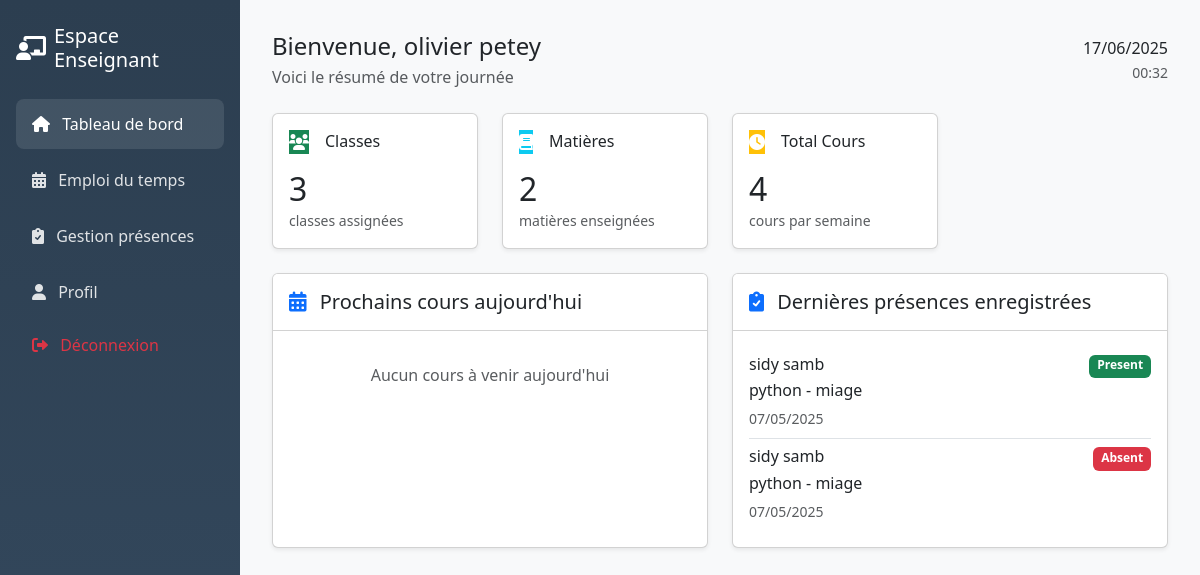
The app's page /enseignant/dashboard.php (signed in) with its own data.
### tables this page shows
CREATE TABLE IF NOT EXISTS `users` (
  `id` int NOT NULL AUTO_INCREMENT,
  `username` varchar(50) NOT NULL,
  `password` varchar(255) NOT NULL,
  `email` varchar(100) NOT NULL,
  `role` enum('admin','enseignant','etudiant') NOT NULL,
  `nom` varchar(50) NOT NULL,
  `prenom` varchar(50) NOT NULL,
  `created_at` timestamp NULL DEFAULT CURRENT_TIMESTAMP,
  `updated_at` timestamp NULL DEFAULT CURRENT_TIMESTAMP ON UPDATE CURRENT_TIMESTAMP,
  `specialite` varchar(100) DEFAULT NULL,
  PRIMARY KEY (`id`),
  UNIQUE KEY `username` (`username`),
  UNIQUE KEY `email` (`email`)
);

CREATE TABLE IF NOT EXISTS `presences` (
  `id` int NOT NULL AUTO_INCREMENT,
  `cours_id` int NOT NULL,
  `etudiant_id` int NOT NULL,
  `date` date NOT NULL,
  `statut` enum('present','absent','retard') NOT NULL,
  `heure_pointage` timestamp NULL DEFAULT NULL,
  `commentaire` text,
  `created_at` timestamp NULL DEFAULT CURRENT_TIMESTAMP,
  PRIMARY KEY (`id`),
  UNIQUE KEY `unique_presence` (`cours_id`,`etudiant_id`,`date`),
  KEY `cours_id` (`cours_id`),
  KEY `etudiant_id` (`etudiant_id`)
);

CREATE TABLE IF NOT EXISTS `matieres` (
  `id` int NOT NULL AUTO_INCREMENT,
  `nom` varchar(50) NOT NULL,
  `description` text,
  `created_at` timestamp NULL DEFAULT CURRENT_TIMESTAMP,
  PRIMARY KEY (`id`)
);

CREATE TABLE IF NOT EXISTS `classes` (
  `id` int NOT NULL AUTO_INCREMENT,
  `nom` varchar(50) NOT NULL,
  `niveau` varchar(20) NOT NULL,
  `annee_scolaire` varchar(9) NOT NULL,
  `created_at` timestamp NULL DEFAULT CURRENT_TIMESTAMP,
  `capacite` int NOT NULL DEFAULT '30',
  PRIMARY KEY (`id`)
);

### enseignant/dashboard.php (the view, shortened to what this page needs)
<?php
require_once('../config/db.php');
$user_id = $_SESSION['user_id'];
$stmt = $conn->prepare("SELECT * FROM users WHERE id = ?");
$stmt->execute([$user_id]);
$enseignant = $stmt->fetch(PDO::FETCH_ASSOC);
$jour_semaine = strtolower(date('l'));
$stmt = $conn->prepare("
    SELECT COUNT(*) as total_cours
    FROM emploi_temps
    WHERE enseignant_id = ?
    AND annee_scolaire = '2025-2026'");
$stmt->execute([$user_id]);
$total_cours = $stmt->fetch(PDO::FETCH_ASSOC)['total_cours'];
$stmt = $conn->prepare("
    SELECT COUNT(DISTINCT classe_id) as total_classes
    FROM emploi_temps
    WHERE enseignant_id = ?
    AND annee_scolaire = '2025-2026'");
$stmt->execute([$user_id]);
$total_classes = $stmt->fetch(PDO::FETCH_ASSOC)['total_classes'];
$stmt = $conn->prepare("
    SELECT COUNT(DISTINCT matiere_id) as total_matieres
    FROM emploi_temps
    WHERE enseignant_id = ?
    AND annee_scolaire = '2025-2026'");
$stmt->execute([$user_id]);
$total_matieres = $stmt->fetch(PDO::FETCH_ASSOC)['total_matieres'];
$heure_actuelle = date('H:i:s');
$stmt = $conn->prepare("
    SELECT
        e.id, e.heure_debut, e.heure_fin, e.salle,
        m.nom as matiere_nom,
        c.nom as classe_nom,
        c.niveau as classe_niveau
    FROM emploi_temps e
    JOIN matieres m ON e.matiere_id = m.id
    JOIN classes c ON e.classe_id = c.id
    WHERE e.enseignant_id = ?
    AND e.jour_semaine = ?
    AND e.heure_debut > ?
    AND e.annee_scolaire = '2025-2026'
    ORDER BY e.heure_debut
    LIMIT 5");
$stmt->execute([$user_id, $jour_semaine, $heure_actuelle]);
$prochains_cours = $stmt->fetchAll(PDO::FETCH_ASSOC);
$stmt = $conn->prepare("
    SELECT
        p.date, p.statut,
        m.nom as matiere_nom,
        c.nom as classe_nom,
        CONCAT(u.prenom, ' ', u.nom) as etudiant_nom
    FROM presences p
    JOIN emploi_temps e ON p.cours_id = e.id
    JOIN matieres m ON e.matiere_id = m.id
    JOIN classes c ON e.classe_id = c.id
    JOIN users u ON p.etudiant_id = u.id
    WHERE e.enseignant_id = ?
    ORDER BY p.created_at DESC
    LIMIT 5");
$stmt->execute([$user_id]);
$dernieres_presences = $stmt->fetchAll(PDO::FETCH_ASSOC);
?>
<!DOCTYPE html>
<html lang="fr">
<head>
    <link href="https://cdn.jsdelivr.net/npm/bootstrap@5.3.0/dist/css/bootstrap.min.css" rel="stylesheet">
    <link href="https://cdnjs.cloudflare.com/ajax/libs/font-awesome/6.0.0/css/all.min.css" rel="stylesheet">
</head>
<body>
    <div class="sidebar position-fixed" style="width: 240px;">
        <div class="p-3">
            <div class="d-flex align-items-center mb-4 mt-2">
                <i class="fas fa-chalkboard-teacher fs-4 me-2"></i>
                <h5 class="mb-0">Espace Enseignant</h5>
            </div>
            <nav class="nav flex-column">
                <a class="nav-link active" href="dashboard.php">
                    <i class="fas fa-home me-2"></i>
                    Tableau de bord
                </a>
                <a class="nav-link" href="emploi_temps.php">
                    <i class="fas fa-calendar-alt me-2"></i>
                    Emploi du temps
                </a>
                <a class="nav-link" href="gestion_presences.php">
                    <i class="fas fa-clipboard-check me-2"></i>
                    Gestion présences
                </a>
                <a class="nav-link" href="profil.php">
                    <i class="fas fa-user me-2"></i>
                    Profil
                </a>
                <a class="nav-link text-danger mt-auto" href="../auth/logout.php">
                    <i class="fas fa-sign-out-alt me-2"></i>
                    Déconnexion
                </a>
            </nav>
        </div>
    </div>
    <div class="main-content">
        <div class="d-flex justify-content-between align-items-center mb-4">
            <div>
                <h4 class="mb-1">Bienvenue, <?php echo htmlspecialchars($enseignant['prenom'] . ' ' . $enseignant['nom']); ?></h4>
                <p class="text-muted mb-0">Voici le résumé de votre journée</p>
            </div>
            <div class="text-end">
                <p class="mb-0"><?php echo date('d/m/Y'); ?></p>
                <small class="text-muted"><?php echo date('H:i'); ?></small>
            </div>
        </div>
        <div class="row g-4 mb-4">
            <div class="col-md-3">
                <div class="card shadow-sm h-100">
                    <div class="card-body">
                        <div class="d-flex align-items-center mb-3">
                            <div class="icon-circle bg-success text-white me-3">
                                <i class="fas fa-users"></i>
                            </div>
                            <h6 class="card-title mb-0">Classes</h6>
                        </div>
                        <h2 class="mb-0"><?php echo $total_classes; ?></h2>
                        <small class="text-muted">classes assignées</small>
                    </div>
                </div>
            </div>
            <div class="col-md-3">
                <div class="card shadow-sm h-100">
                    <div class="card-body">
                        <div class="d-flex align-items-center mb-3">
                            <div class="icon-circle bg-info text-white me-3">
                                <i class="fas fa-book"></i>
                            </div>
                            <h6 class="card-title mb-0">Matières</h6>
                        </div>
                        <h2 class="mb-0"><?php echo $total_matieres; ?></h2>
                        <small class="text-muted">matières enseignées</small>
                    </div>
                </div>
            </div>
            <div class="col-md-3">
                <div class="card shadow-sm h-100">
                    <div class="card-body">
                        <div class="d-flex align-items-center mb-3">
                            <div class="icon-circle bg-warning text-white me-3">
                                <i class="fas fa-clock"></i>
                            </div>
                            <h6 class="card-title mb-0">Total Cours</h6>
                        </div>
                        <h2 class="mb-0"><?php echo $total_cours; ?></h2>
                        <small class="text-muted">cours par semaine</small>
                    </div>
                </div>
            </div>
        </div>
        <div class="row">
            <div class="col-md-6 mb-4">
                <div class="card shadow-sm h-100">
                    <div class="card-header bg-white py-3">
                        <h5 class="card-title mb-0">
                            <i class="fas fa-calendar-alt me-2 text-primary"></i>
                            Prochains cours aujourd'hui
                        </h5>
                    </div>
                    <div class="card-body">
                        <?php if (empty($prochains_cours)): ?>
                            <p class="text-muted text-center py-3">Aucun cours à venir aujourd'hui</p>
                        <?php endif; ?>
                    </div>
                </div>
            </div>
            <div class="col-md-6 mb-4">
                <div class="card shadow-sm h-100">
                    <div class="card-header bg-white py-3">
                        <h5 class="card-title mb-0">
                            <i class="fas fa-clipboard-check me-2 text-primary"></i>
                            Dernières présences enregistrées
                        </h5>
                    </div>
                    <div class="card-body">
                        <?php if (empty($dernieres_presences)): ?>
                            <p class="text-muted text-center py-3">Aucune présence enregistrée</p>
                        <?php else: ?>
                            <div class="list-group list-group-flush">
                                <?php foreach ($dernieres_presences as $presence): ?>
                                    <div class="list-group-item px-0">
                                        <div class="d-flex w-100 justify-content-between">
                                            <h6 class="mb-1"><?php echo htmlspecialchars($presence['etudiant_nom']); ?></h6>
                                            <span class="badge bg-<?php
                                                echo $presence['statut'] === 'present' ? 'success' :
                                                    ($presence['statut'] === 'absent' ? 'danger' : 'warning');
                                            ?>">
                                                <?php echo ucfirst($presence['statut']); ?>
                                            </span>
                                        </div>
                                        <p class="mb-1">
                                            <?php echo htmlspecialchars($presence['matiere_nom']); ?> -
                                            <?php echo htmlspecialchars($presence['classe_nom']); ?>
                                        </p>
                                        <small class="text-muted">
                                            <?php echo date('d/m/Y', strtotime($presence['date'])); ?>
                                        </small>
                                    </div>
                                <?php endforeach; ?>
                            </div>
                        <?php endif; ?>
                    </div>
                </div>
            </div>
        </div>
    </div>
</body>
</html>

### enseignant/dashboard.php (style rules this page uses)
:root { --primary-color: #2c3e50; --secondary-color: #34495e; }
body { font-family: 'Segoe UI', Tahoma, Geneva, Verdana, sans-serif; background-color: #f8f9fa; }
.sidebar { background: linear-gradient(180deg, var(--primary-color) 0%, var(--secondary-color) 100%); min-height: 100vh; color: white; }
.sidebar .nav-link { color: rgba(255, 255, 255, 0.85); padding: 0.8rem 1rem; margin: 0.2rem 0; border-radius: 8px; transition: all 0.3s ease; }
.sidebar .nav-link:hover, .sidebar .nav-link.active { background: rgba(255, 255, 255, 0.1); color: white; }
.main-content { margin-left: 240px; padding: 2rem; }

### records on screen
users: prenom+nom "olivier petey"
presences: etudiant_nom "sidy samb", statut "Present", matieres.nom "python", classes.nom "miage", date "07/05/2025"
presences: etudiant_nom "sidy samb", statut "Absent", matieres.nom "python", classes.nom "miage", date "07/05/2025"

### other values on screen
$total_classes "3"
$total_matieres "2"
$total_cours "4"
